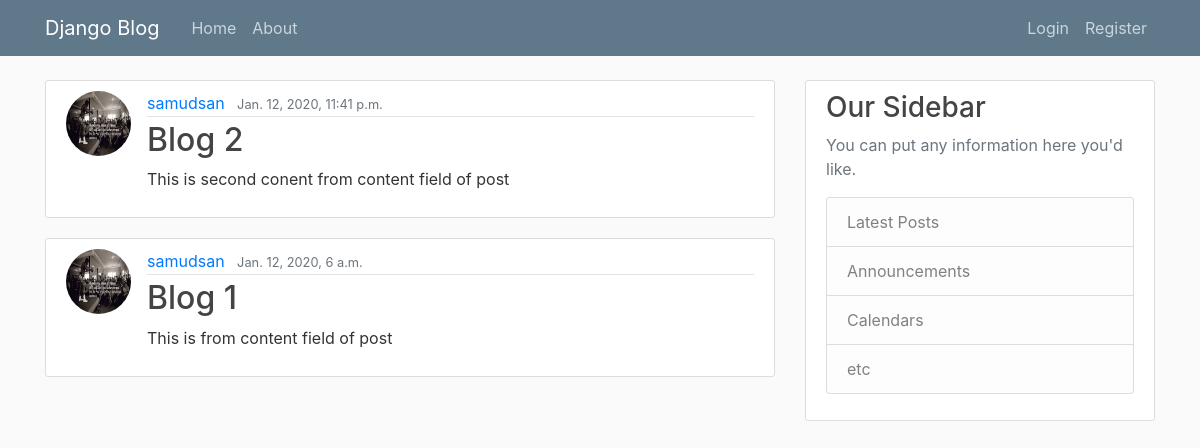
The page /blog/ on the database as committed earlier.
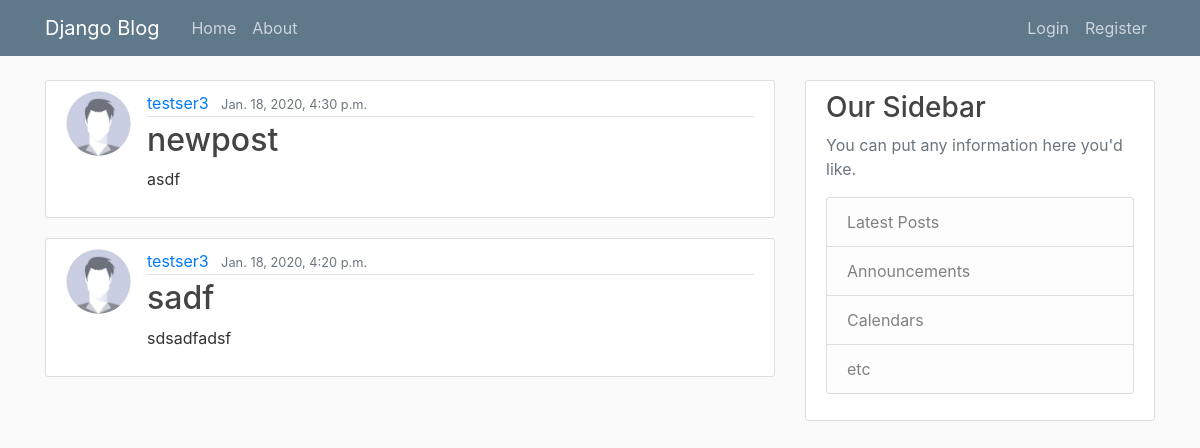
The same page on the database as committed later.
### blog/models.py (models this page shows, shortened)
class Post(models.Model):
    title = models.CharField(max_length=100)
    content = models.TextField()
    date_posted = models.DateTimeField(default=timezone.now)
    author = models.ForeignKey(User, on_delete=models.CASCADE)

### users/models.py (models this page shows, shortened)
class Profile(models.Model):
    user = models.OneToOneField(User, on_delete=models.CASCADE)
    image = models.ImageField(default='default.jpg', upload_to='profile_pics')

### blog/views.py (the view)
# urls.py: path('', PostListView.as_view(), name='blog-home'),
class PostListView(ListView):
    model = Post
    template_name = 'blog/home.html' #by default when we define classbased views it will
    context_object_name = 'posts'
    ordering = '-date_posted'
    paginate_by = 2

### blog/templates/blog/home.html
{% extends "blog/base.html" %}
{% block content %}
    {% for post in posts %}
        <article class="media content-section">
          <img class='rounded-circle article-img' src={{ post.author.profile.image.url }}>
          <div class="media-body">
            <div class="article-metadata">
              <a class="mr-2" href="#">{{ post.author }}</a>
              <small class="text-muted">{{ post.date_posted }}</small>
            </div>
            <h2><a class="article-title" href="{% url 'post-detail' post.id %}">{{ post.title }}</a></h2>
            <p class="article-content">{{ post.content }}</p>
          </div>
        </article>
    {% endfor %}
{% endblock content %}

Rows that differ between the two databases and show on the page:
no longer on this page (row unchanged): Post: author.profile.image (picture), author "samudsan", date_posted "Jan. 12, 2020, 11:41 p.m.", title "Blog 2", content "This is second conent from content field of post"
no longer on this page (row unchanged): Post: author.profile.image (picture), author "samudsan", date_posted "Jan. 12, 2020, 6 a.m.", title "Blog 1", content "This is from content field of post"
added Post: author.profile.image (placeholder picture), author "testser3", date_posted "Jan. 18, 2020, 4:30 p.m.", title "newpost", content "asdf"
added Post: author.profile.image (placeholder picture), author "testser3", date_posted "Jan. 18, 2020, 4:20 p.m.", title "sadf", content "sdsadfadsf"
